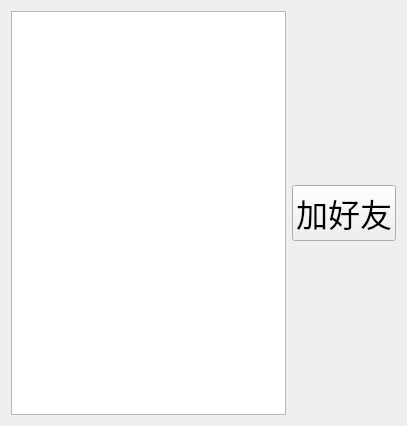
<?xml version="1.0" encoding="UTF-8"?>
<ui version="4.0">
 <class>Online</class>
 <widget class="QWidget" name="Online">
  <property name="geometry">
   <rect>
    <x>0</x>
    <y>0</y>
    <width>407</width>
    <height>426</height>
   </rect>
  </property>
  <property name="windowTitle">
   <string>Form</string>
  </property>
  <layout class="QVBoxLayout" name="verticalLayout_2">
   <item>
    <layout class="QHBoxLayout" name="horizontalLayout">
     <item>
      <widget class="QListWidget" name="online_lw">
       <property name="font">
        <font>
         <pointsize>16</pointsize>
        </font>
       </property>
      </widget>
     </item>
     <item>
      <layout class="QVBoxLayout" name="verticalLayout">
       <item>
        <spacer name="verticalSpacer_2">
         <property name="orientation">
          <enum>Qt::Vertical</enum>
         </property>
         <property name="sizeHint" stdset="0">
          <size>
           <width>20</width>
           <height>40</height>
          </size>
         </property>
        </spacer>
       </item>
       <item>
        <widget class="QPushButton" name="addFriend_pb">
         <property name="font">
          <font>
           <pointsize>24</pointsize>
          </font>
         </property>
         <property name="text">
          <string>加好友</string>
         </property>
        </widget>
       </item>
       <item>
        <spacer name="verticalSpacer">
         <property name="orientation">
          <enum>Qt::Vertical</enum>
         </property>
         <property name="sizeHint" stdset="0">
          <size>
           <width>20</width>
           <height>40</height>
          </size>
         </property>
        </spacer>
       </item>
      </layout>
     </item>
    </layout>
   </item>
  </layout>
 </widget>
 <resources/>
 <connections/>
</ui>
